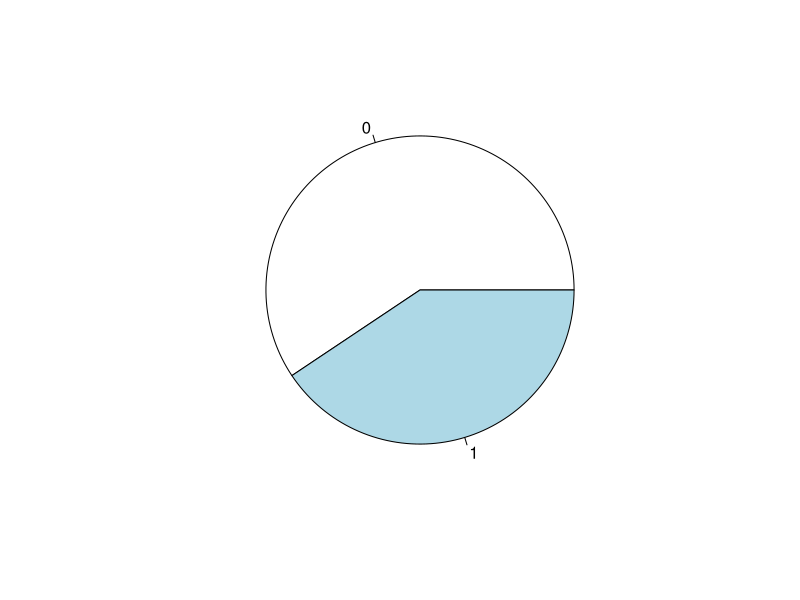
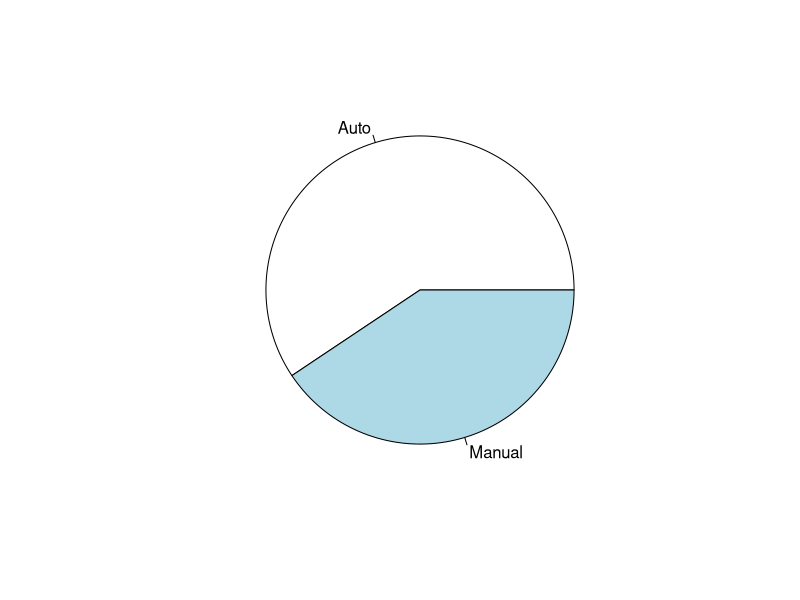
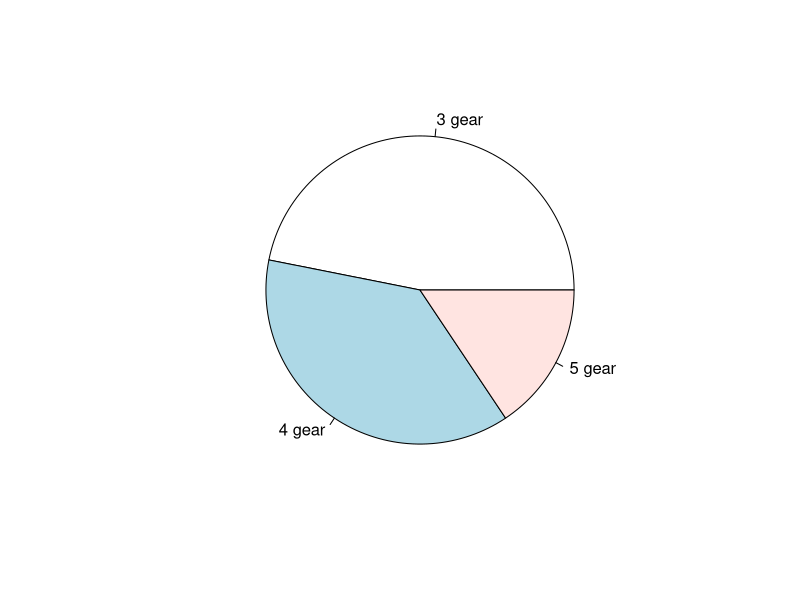

Source code (R) for these figures, in order: (Note: this script raises an error after producing the figures.)
#analysis of dataset mtcars using dplyr
#filename : dplyr-mtcars.R

library(dplyr)
?mtcars
#Structure of Data set
str(mtcars) #structure
dim(mtcars) #dimensions
names(mtcars) ;colnames(mtcars) #column names
rownames(mtcars) #rownames
summary(mtcars) #summary of dataset


#summary activities on mtcars
t1=table(mtcars$am) #how many cars have auto transm
pie(t1)
19/32*360
pie(t1, labels = c('Auto', 'Manual'))
(t2=table(mtcars$gear))
pie(t2, labels = c('3 gear','4 gear','5 gear'))
pie(t3, labels = c('6 cylinder', '4 cylinder', '8 cylinder'))
barplot(t2)    
barplot(t2, col = 1:3)
barplot(t2, col = 1:3, horiz = T)
barplot(t2,col = c('green', 'blue', 'yellow'), xlab = 'Gear', ylab = 'no of cars', ylim=c(0,20))
title(main = 'distributing no of gears of cars', sub = 'no of gears')

#using dplyr %>% is chaining function
mtcars %>% select(mpg,gear) %>% slice(c(1:5, 10))
#select for columns, slice for rows
mtcars %>% arrange(mpg) #ascending order of mileage
mtcars %>% arrange(am, desc(mpg)) %>% select(am, mpg) #ascending order of am, descending order of mpg
mtcars %>% mutate(rn= rownames(mtcars)) %>% select(rn, mpg)
#display rownames with mpg
mtcars %>% slice(c(1,5,7))
mtcars %>% sample_n(3)
mtcars %>% sample_frac(.2)
mtcars %>% select(sample(x=c(1:11), size = 2)) %>% head

sample(x=1:11, size = 2)

mtcars %>% mutate( newmpg = mpg*1.1)
mutate(mtcars, newmpg = mpg*1.2)

#type of Tx, mean(mpg)
mtcars %>% group_by(am) %>% summarise(MeanMPG = mean(mpg))
mtcars %>% group_by(am) %>% summarise(MeanMPG = mean(mpg), MaxHP=max(hp), MinWT = min(wt))
mtcars %>% group_by(gear, cyl) %>% summarise(MeanMPG = mean(mpg))
